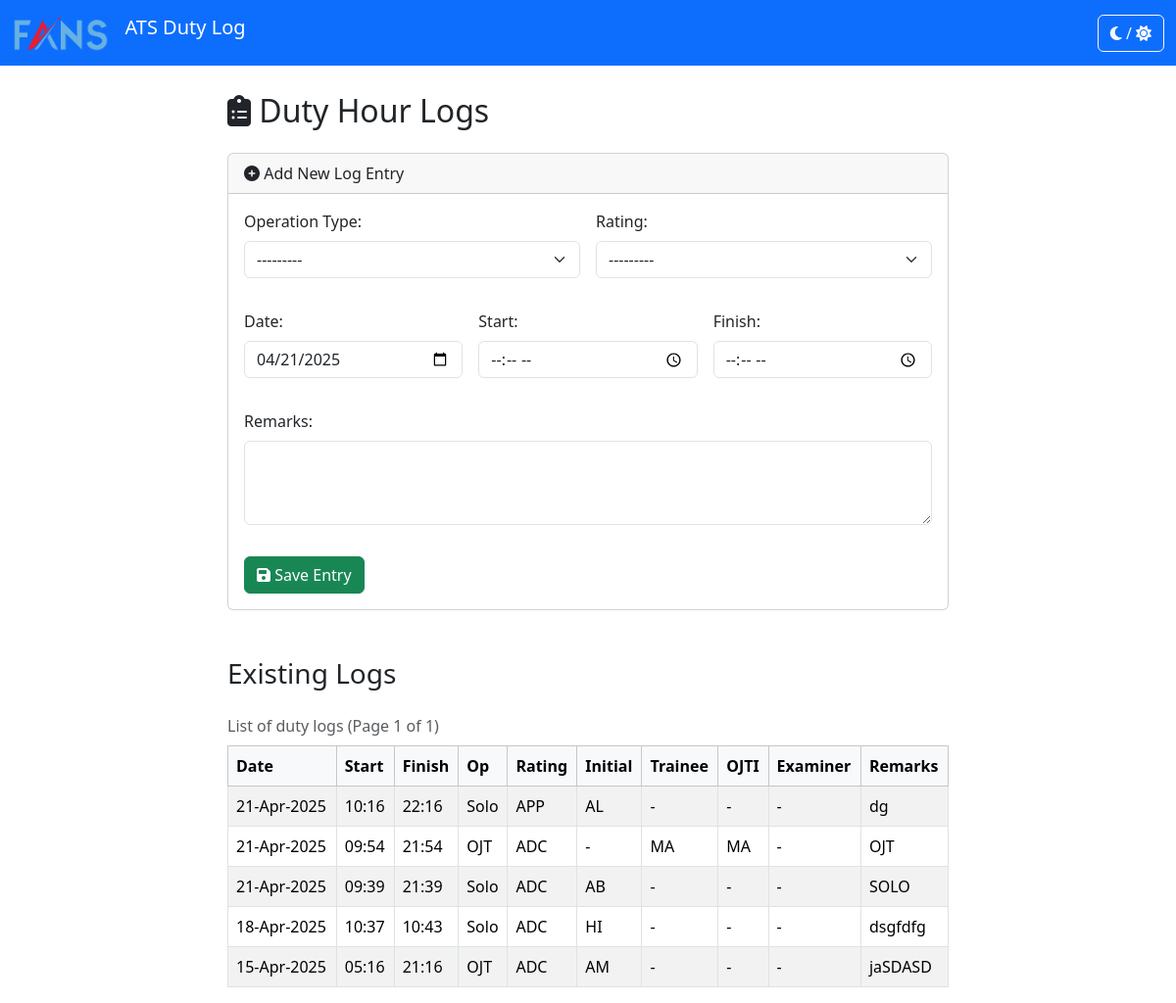
Before: /logs/ with the older database file.
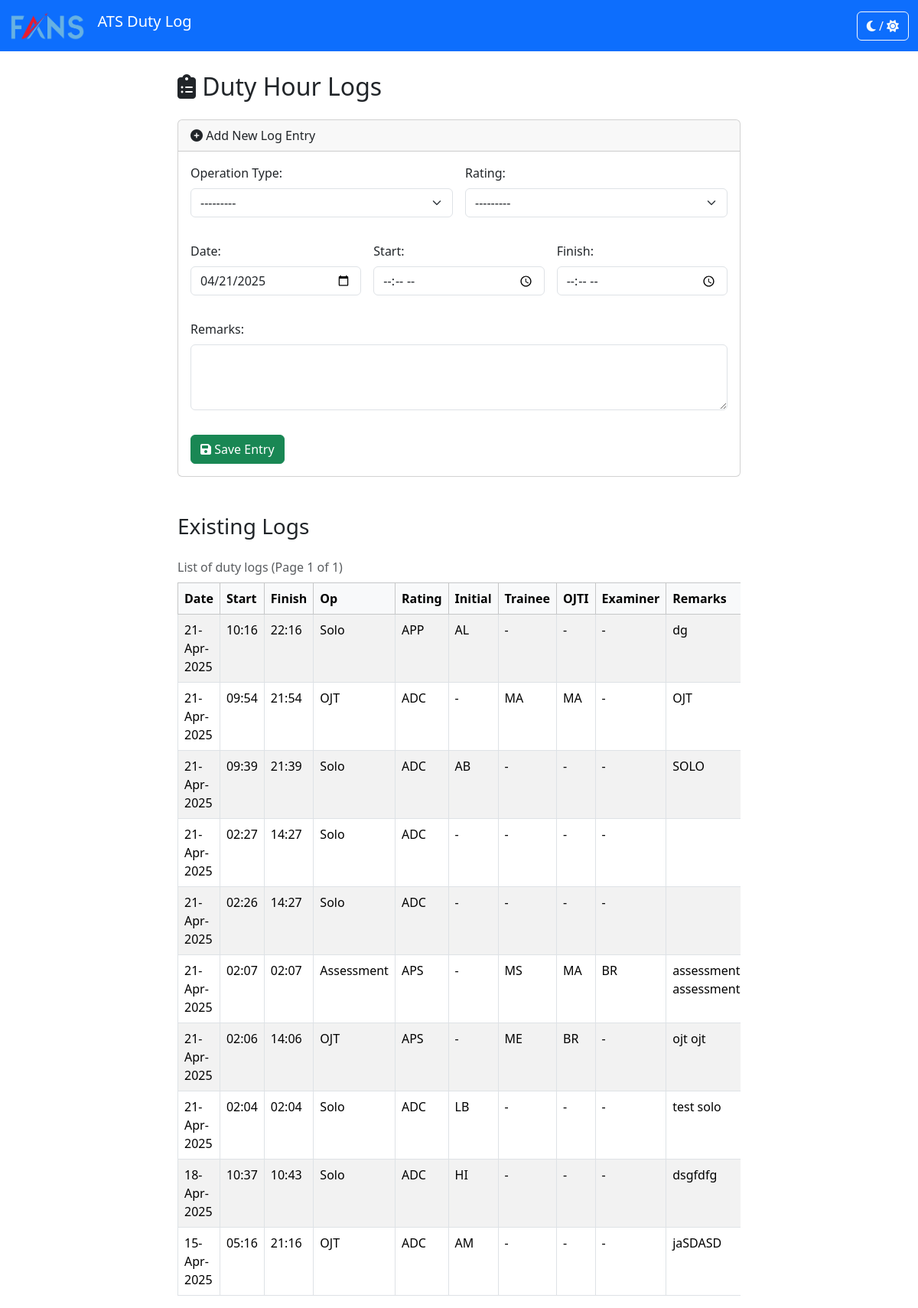
After: the same page with the newer database file.
### duty_hour_log/models.py (models this page shows, shortened)
class DutyHourLog(models.Model):
    OP_CHOICES = [
        ('', '---------'), # Add a blank choice
        ('Solo', 'Solo'),
        ('OJT', 'OJT'),
        ('Assessment', 'Assessment'),
    ]
    RATING_CHOICES = [
        ('ADC', 'ADC'),
        ('APP', 'APP'),
        ('APS', 'APS'),
        ('ATCA', 'ATCA'),
    ]
    op = models.CharField(
        max_length=20,
        choices=OP_CHOICES,
        verbose_name="Operation Type"
    )
    date = models.DateField()
    start_time = models.TimeField(verbose_name="Start Time")
    finish_time = models.TimeField(verbose_name="Finish Time")
    rating = models.CharField(
        max_length=10,
        choices=RATING_CHOICES
    )
    initial = models.ForeignKey(
        Initial,
        on_delete=models.PROTECT,
        verbose_name="Initial (Controller)", # For Solo operations
        related_name='duty_logs_as_primary',
        null=True, # Made optional
        blank=True  # Made optional
    )
    ojti = models.ForeignKey(
        Initial,
        on_delete=models.PROTECT,
        null=True,
        blank=True,
        verbose_name="OJTI",
        related_name='duty_logs_as_ojti',
        help_text="Select for OJT operations."
    )
    examiner = models.ForeignKey(
        Initial,
        on_delete=models.PROTECT,
        null=True,
        blank=True,
        verbose_name="Examiner",
        related_name='duty_logs_as_examiner',
        help_text="Select for Assessment operations."
    )
    trainee = models.ForeignKey( # NEW FIELD
        Initial,
        on_delete=models.PROTECT,
        null=True,
        blank=True,
        verbose_name="Trainee",
        related_name='duty_logs_as_trainee',
        help_text="Select for OJT or Assessment operations."
    )
    remarks = models.TextField(blank=True, null=True)
    created_at = models.DateTimeField(auto_now_add=True)
    updated_at = models.DateTimeField(auto_now=True)
    class Meta:
        ordering = ['-date', '-start_time']
        verbose_name = "Duty Hour Log"
        verbose_name_plural = "Duty Hour Logs"

class Initial(models.Model):
    code = models.CharField(max_length=10, unique=True, help_text="Unique code/identifier for the Initial (e.g., 'JDS')")
    full_name = models.CharField(max_length=100, blank=True, null=True, help_text="Optional full name associated with the initial")
    is_active = models.BooleanField(default=True, help_text="Mark if this initial is currently active")
    def __str__(self):
        return self.code
    class Meta:
        verbose_name = "Initial"
        verbose_name_plural = "Initials"
        ordering = ['code']

### duty_hour_log/views.py (the view)
# urls.py: path('', lambda request: redirect('log_list', permanent=False)), # Requires from django.shortcuts import redirect
def log_list(request):
    print("--- Entering log_list view ---") # DEBUG
    if request.method == 'POST':
        print("--- Handling POST request ---") # DEBUG
        form = DutyHourLogForm(request.POST)
        if form.is_valid():
            form.save()
            return redirect('log_list')
        else:
            print("--- POST form invalid ---") # DEBUG
            pass # Let execution continue to pagination logic
    else: # GET request
        print("--- Handling GET request ---") # DEBUG
        form = DutyHourLogForm(initial={'date': date.today()})
    page_obj = None # Initialize page_obj to None
    try:
        log_list_all = DutyHourLog.objects.all().order_by('-date', '-start_time')
        paginator = Paginator(log_list_all, 10) # Show 10 logs per page.
        page_number = request.GET.get('page')
        page_obj = paginator.get_page(page_number) # Get the Page object for that number
    except Exception as e:
        print(f"--- ERROR during pagination setup: {e} ---") # DEBUG
    context = {
        'page_obj': page_obj, # Pass the potentially None or valid page_obj
        'form': form,
    }
    return render(request, 'duty_hour_log/log_list.html', context)

### duty_hour_log/templates/duty_hour_log/log_list.html (shortened to what this page needs)
{% extends 'duty_hour_log/base.html' %}
{% block content %}
    <div class="row">
        <div class="col-lg-8 offset-lg-2">
            <h2 class="mb-4"><i class="fas fa-clipboard-list"></i> Duty Hour Logs</h2>
            <div class="card mb-4">
                <div class="card-header">
                   <i class="fas fa-plus-circle"></i> Add New Log Entry
                </div>
                <div class="card-body">
                     <form method="post" action="{% url 'log_list' %}">
                        <div class="row g-3">
                            <div class="col-md-6 form-field-wrapper">
                                {{ form.op.label_tag }}{{ form.op }}
                            </div>
                             <div class="col-md-6 form-field-wrapper">
                                {{ form.rating.label_tag }} {{ form.rating }}
                            </div>
                            <div class="col-md-4 form-field-wrapper">
                                {{ form.date.label_tag }} {{ form.date }}
                            </div>
                            <div class="col-md-4 form-field-wrapper">
                                {{ form.start_time.label_tag }} {{ form.start_time }}
                            </div>
                            <div class="col-md-4 form-field-wrapper">
                                {{ form.finish_time.label_tag }} {{ form.finish_time }}
                            </div>
                            <div class="col-12 form-field-wrapper">
                                {{ form.remarks.label_tag }} {{ form.remarks }}
                            </div>
                        </div>
                        <button type="submit" class="btn btn-success mt-3"><i class="fas fa-save"></i> Save Entry</button>
                    </form>
                </div>
            </div>
            <h3 class="mt-5 mb-3">Existing Logs</h3>
            {% if page_obj.object_list %}
                <div class="table-responsive">
                    <table class="table table-striped table-hover table-bordered caption-top">
                        <caption>
                            List of duty logs (Page {{ page_obj.number }} of {{ page_obj.paginator.num_pages }})
                        </caption>
                        <thead class="table-light">
                            <tr>
                                <th>Date</th>
                                <th>Start</th>
                                <th>Finish</th>
                                <th>Op</th>
                                <th>Rating</th>
                                <th>Initial</th>
                                <th>Trainee</th>
                                <th>OJTI</th>
                                <th>Examiner</th>
                                <th>Remarks</th>
                            </tr>
                        </thead>
                        <tbody>
                            {% for log in page_obj %}
                                <tr>
                                    <td>{{ log.date|date:"d-M-Y" }}</td>
                                    <td>{{ log.start_time|time:"H:i" }}</td>
                                    <td>{{ log.finish_time|time:"H:i" }}</td>
                                    <td>{{ log.get_op_display }}</td>
                                    <td>{{ log.get_rating_display }}</td>
                                    <td>{{ log.initial.code|default:"-" }}</td>
                                    <td>{{ log.trainee.code|default:"-" }}</td>
                                    <td>{{ log.ojti.code|default:"-" }}</td>
                                    <td>{{ log.examiner.code|default:"-" }}</td>
                                    <td>{{ log.remarks|truncatewords:10 }}</td>
                                </tr>
                            {% endfor %}
                        </tbody>
                    </table>
                </div>
            {% else %}
                 <p class="alert alert-info">No duty hour logs found.</p>
            {% endif %}
        </div>
    </div>
{% endblock %}

### duty_hour_log/templates/duty_hour_log/base.html (shortened to what this page needs)
{% load static %}
<!DOCTYPE html>
<html lang="en">
<head>
    <link href="https://cdn.jsdelivr.net/npm/bootstrap@5.3.3/dist/css/bootstrap.min.css" rel="stylesheet">
    <link rel="stylesheet" href="https://cdnjs.cloudflare.com/ajax/libs/font-awesome/6.5.2/css/all.min.css" />
    <link rel="stylesheet" href="{% static 'css/dark_mode.css' %}">
</head>
<body>
    <nav class="navbar navbar-expand-lg navbar-dark bg-primary fixed-top">
      <div class="container-fluid">
        <a class="navbar-brand" href="{% url 'log_list' %}">
          <img src="{% static 'images/FANS_logo.png' %}" alt="FANS Logo" class="d-inline-block align-text-top">
          ATS Duty Log
        </a>
        <div class="collapse navbar-collapse" id="navbarNav">
          <ul class="navbar-nav ms-auto">
            <li class="nav-item">
              <button id="darkModeToggle" class="btn btn-outline-light ms-lg-2 mt-2 mt-lg-0">
                  <i class="fas fa-moon"></i> / <i class="fas fa-sun"></i>
              </button>
            </li>
          </ul>
        </div>
      </div>
    </nav>
    <main class="container mt-4">
        {% block content %}
        {% endblock %}
    </main>
</body>
</html>

### duty_hour_log/templates/duty_hour_log/base.html (style rules this page uses)
body { padding-top: 70px; transition: background-color 0.3s, color 0.3s; }
.navbar-brand img { max-height: 40px; margin-right: 10px; }
.form-field-wrapper { margin-bottom: 1rem; }
.form-field-wrapper label { margin-bottom: 0.5rem; }
.table-responsive { margin-top: 1rem; }

Changed rows visible on the page:
added DutyHourLog: date "21-Apr-2025", start_time "02:27", finish_time "14:27", op "Solo", rating "ADC", initial.code "-", trainee.code "-", ojti.code "-", examiner.code "-"
added DutyHourLog: date "21-Apr-2025", start_time "02:26", finish_time "14:27", op "Solo", rating "ADC", initial.code "-", trainee.code "-", ojti.code "-", examiner.code "-"
added DutyHourLog: date "21-Apr-2025", start_time "02:07", finish_time "02:07", op "Assessment", rating "APS", initial.code "-", trainee.code "MS", ojti.code "MA", examiner.code "BR", remarks "assessment assessment"
added DutyHourLog: date "21-Apr-2025", start_time "02:06", finish_time "14:06", op "OJT", rating "APS", initial.code "-", trainee.code "ME", ojti.code "BR", examiner.code "-", remarks "ojt ojt"
added DutyHourLog: date "21-Apr-2025", start_time "02:04", finish_time "02:04", op "Solo", rating "ADC", initial.code "LB", trainee.code "-", ojti.code "-", examiner.code "-", remarks "test solo"
